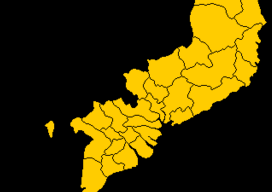

Tiled map render using the project's own tile images. Description and the map definition, with tile-layer contents summarised, below:
An orthogonal 17x12 tile map with 16x16 px tiles, 1 tile layer (Tile Layer 1).

<map version="1.8" tiledversion="1.8.5" orientation="orthogonal" renderorder="right-down" width="17" height="12" tilewidth="16" tileheight="16" infinite="0" nextlayerid="2" nextobjectid="1">
 <tileset firstgid="1" source="MapVN.tsx" />
 <layer id="1" name="Tile Layer 1" width="17" height="12">
  <data>[204 cells, 180 non-empty, 180 distinct tile ids]</data>
 </layer>
</map>
